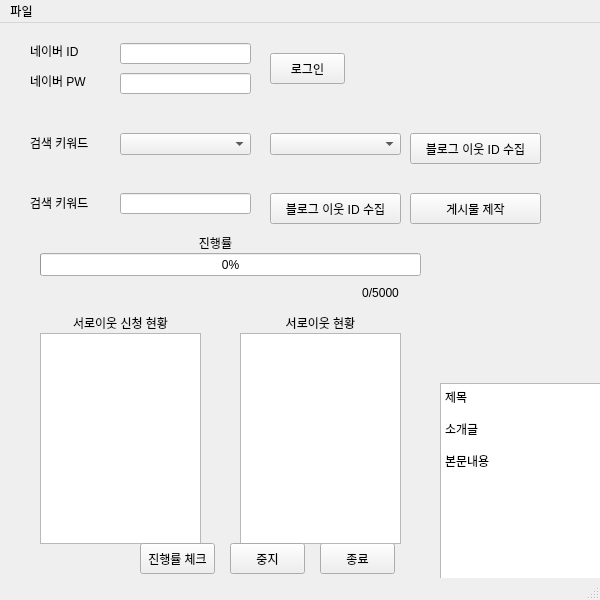
<?xml version="1.0" encoding="UTF-8"?>
<ui version="4.0">
 <class>mainWindow</class>
 <widget class="QMainWindow" name="mainWindow">
  <property name="geometry">
   <rect>
    <x>0</x>
    <y>0</y>
    <width>600</width>
    <height>600</height>
   </rect>
  </property>
  <property name="minimumSize">
   <size>
    <width>600</width>
    <height>600</height>
   </size>
  </property>
  <property name="maximumSize">
   <size>
    <width>600</width>
    <height>600</height>
   </size>
  </property>
  <property name="windowTitle">
   <string>네이버 서로이웃 추가</string>
  </property>
  <widget class="QWidget" name="centralwidget">
   <widget class="QPushButton" name="login_button">
    <property name="geometry">
     <rect>
      <x>270</x>
      <y>30</y>
      <width>75</width>
      <height>31</height>
     </rect>
    </property>
    <property name="text">
     <string>로그인</string>
    </property>
   </widget>
   <widget class="QPushButton" name="stop_button">
    <property name="geometry">
     <rect>
      <x>320</x>
      <y>520</y>
      <width>75</width>
      <height>31</height>
     </rect>
    </property>
    <property name="text">
     <string>종료</string>
    </property>
   </widget>
   <widget class="QLabel" name="username_label">
    <property name="geometry">
     <rect>
      <x>30</x>
      <y>20</y>
      <width>71</width>
      <height>16</height>
     </rect>
    </property>
    <property name="text">
     <string>네이버 ID</string>
    </property>
   </widget>
   <widget class="QLabel" name="password_label">
    <property name="geometry">
     <rect>
      <x>30</x>
      <y>50</y>
      <width>71</width>
      <height>16</height>
     </rect>
    </property>
    <property name="text">
     <string>네이버 PW</string>
    </property>
   </widget>
   <widget class="QLabel" name="search_keyword_label">
    <property name="geometry">
     <rect>
      <x>30</x>
      <y>170</y>
      <width>71</width>
      <height>20</height>
     </rect>
    </property>
    <property name="text">
     <string>검색 키워드</string>
    </property>
   </widget>
   <widget class="QLabel" name="category_select_labe">
    <property name="geometry">
     <rect>
      <x>30</x>
      <y>110</y>
      <width>81</width>
      <height>20</height>
     </rect>
    </property>
    <property name="text">
     <string>검색 키워드</string>
    </property>
   </widget>
   <widget class="QLineEdit" name="username_text">
    <property name="geometry">
     <rect>
      <x>120</x>
      <y>20</y>
      <width>131</width>
      <height>21</height>
     </rect>
    </property>
   </widget>
   <widget class="QLineEdit" name="password_text">
    <property name="geometry">
     <rect>
      <x>120</x>
      <y>50</y>
      <width>131</width>
      <height>21</height>
     </rect>
    </property>
   </widget>
   <widget class="QLineEdit" name="search_keyword_text">
    <property name="geometry">
     <rect>
      <x>120</x>
      <y>170</y>
      <width>131</width>
      <height>21</height>
     </rect>
    </property>
   </widget>
   <widget class="QComboBox" name="search_main_category_text">
    <property name="geometry">
     <rect>
      <x>120</x>
      <y>110</y>
      <width>131</width>
      <height>22</height>
     </rect>
    </property>
   </widget>
   <widget class="QComboBox" name="search_sub_category_text">
    <property name="geometry">
     <rect>
      <x>270</x>
      <y>110</y>
      <width>131</width>
      <height>22</height>
     </rect>
    </property>
   </widget>
   <widget class="QProgressBar" name="neighbor_request_progress_bar">
    <property name="geometry">
     <rect>
      <x>40</x>
      <y>230</y>
      <width>381</width>
      <height>23</height>
     </rect>
    </property>
    <property name="value">
     <number>0</number>
    </property>
   </widget>
   <widget class="QLabel" name="neighbor_request_percent">
    <property name="geometry">
     <rect>
      <x>330</x>
      <y>260</y>
      <width>101</width>
      <height>20</height>
     </rect>
    </property>
    <property name="text">
     <string>0/5000</string>
    </property>
    <property name="scaledContents">
     <bool>false</bool>
    </property>
    <property name="alignment">
     <set>Qt::AlignCenter</set>
    </property>
   </widget>
   <widget class="QLabel" name="neighbor_request_message_labe_4">
    <property name="geometry">
     <rect>
      <x>40</x>
      <y>290</y>
      <width>161</width>
      <height>20</height>
     </rect>
    </property>
    <property name="text">
     <string>서로이웃 신청 현황</string>
    </property>
    <property name="alignment">
     <set>Qt::AlignCenter</set>
    </property>
   </widget>
   <widget class="QLabel" name="neighbor_request_message_labe_5">
    <property name="geometry">
     <rect>
      <x>40</x>
      <y>210</y>
      <width>351</width>
      <height>20</height>
     </rect>
    </property>
    <property name="text">
     <string>진행률</string>
    </property>
    <property name="scaledContents">
     <bool>false</bool>
    </property>
    <property name="alignment">
     <set>Qt::AlignCenter</set>
    </property>
   </widget>
   <widget class="QPushButton" name="collect_by_category_button">
    <property name="geometry">
     <rect>
      <x>410</x>
      <y>110</y>
      <width>131</width>
      <height>31</height>
     </rect>
    </property>
    <property name="text">
     <string>블로그 이웃 ID 수집</string>
    </property>
   </widget>
   <widget class="QPushButton" name="collect_by_search_button">
    <property name="geometry">
     <rect>
      <x>270</x>
      <y>170</y>
      <width>131</width>
      <height>31</height>
     </rect>
    </property>
    <property name="text">
     <string>블로그 이웃 ID 수집</string>
    </property>
   </widget>
   <widget class="QListView" name="neighbor_request_current_listView">
    <property name="geometry">
     <rect>
      <x>40</x>
      <y>310</y>
      <width>161</width>
      <height>211</height>
     </rect>
    </property>
   </widget>
   <widget class="QListView" name="neighbor_request_today_current_listView">
    <property name="geometry">
     <rect>
      <x>240</x>
      <y>310</y>
      <width>161</width>
      <height>211</height>
     </rect>
    </property>
   </widget>
   <widget class="QLabel" name="neighbor_request_message_labe_6">
    <property name="geometry">
     <rect>
      <x>240</x>
      <y>290</y>
      <width>161</width>
      <height>20</height>
     </rect>
    </property>
    <property name="text">
     <string>서로이웃 현황</string>
    </property>
    <property name="alignment">
     <set>Qt::AlignCenter</set>
    </property>
   </widget>
   <widget class="QTextBrowser" name="textBrowser">
    <property name="geometry">
     <rect>
      <x>440</x>
      <y>360</y>
      <width>341</width>
      <height>351</height>
     </rect>
    </property>
    <property name="html">
     <string>&lt;!DOCTYPE HTML PUBLIC &quot;-//W3C//DTD HTML 4.0//EN&quot; &quot;http://www.w3.org/TR/REC-html40/strict.dtd&quot;&gt;
&lt;html&gt;&lt;head&gt;&lt;meta name=&quot;qrichtext&quot; content=&quot;1&quot; /&gt;&lt;style type=&quot;text/css&quot;&gt;
p, li { white-space: pre-wrap; }
&lt;/style&gt;&lt;/head&gt;&lt;body style=&quot; font-family:'Gulim'; font-size:9pt; font-weight:400; font-style:normal;&quot;&gt;
&lt;p style=&quot; margin-top:0px; margin-bottom:0px; margin-left:0px; margin-right:0px; -qt-block-indent:0; text-indent:0px;&quot;&gt;제목&lt;/p&gt;
&lt;p style=&quot;-qt-paragraph-type:empty; margin-top:0px; margin-bottom:0px; margin-left:0px; margin-right:0px; -qt-block-indent:0; text-indent:0px;&quot;&gt;&lt;br /&gt;&lt;/p&gt;
&lt;p style=&quot; margin-top:0px; margin-bottom:0px; margin-left:0px; margin-right:0px; -qt-block-indent:0; text-indent:0px;&quot;&gt;소개글&lt;/p&gt;
&lt;p style=&quot;-qt-paragraph-type:empty; margin-top:0px; margin-bottom:0px; margin-left:0px; margin-right:0px; -qt-block-indent:0; text-indent:0px;&quot;&gt;&lt;br /&gt;&lt;/p&gt;
&lt;p style=&quot; margin-top:0px; margin-bottom:0px; margin-left:0px; margin-right:0px; -qt-block-indent:0; text-indent:0px;&quot;&gt;본문내용&lt;/p&gt;&lt;/body&gt;&lt;/html&gt;</string>
    </property>
   </widget>
   <widget class="QPushButton" name="test_button">
    <property name="geometry">
     <rect>
      <x>140</x>
      <y>520</y>
      <width>75</width>
      <height>31</height>
     </rect>
    </property>
    <property name="text">
     <string>진행률 체크</string>
    </property>
   </widget>
   <widget class="QPushButton" name="pause_button">
    <property name="geometry">
     <rect>
      <x>230</x>
      <y>520</y>
      <width>75</width>
      <height>31</height>
     </rect>
    </property>
    <property name="text">
     <string>중지</string>
    </property>
   </widget>
   <widget class="QPushButton" name="post_save_button">
    <property name="geometry">
     <rect>
      <x>410</x>
      <y>170</y>
      <width>131</width>
      <height>31</height>
     </rect>
    </property>
    <property name="text">
     <string>게시물 제작</string>
    </property>
   </widget>
  </widget>
  <widget class="QMenuBar" name="menubar">
   <property name="geometry">
    <rect>
     <x>0</x>
     <y>0</y>
     <width>600</width>
     <height>21</height>
    </rect>
   </property>
   <widget class="QMenu" name="menu">
    <property name="title">
     <string>파일</string>
    </property>
    <addaction name="menu_about"/>
    <addaction name="menu_quit"/>
   </widget>
   <addaction name="menu"/>
  </widget>
  <widget class="QStatusBar" name="statusbar"/>
  <action name="menu_about">
   <property name="text">
    <string>about</string>
   </property>
  </action>
  <action name="menu_quit">
   <property name="text">
    <string>quit</string>
   </property>
  </action>
 </widget>
 <tabstops>
  <tabstop>login_button</tabstop>
  <tabstop>stop_button</tabstop>
 </tabstops>
 <resources/>
 <connections/>
</ui>
